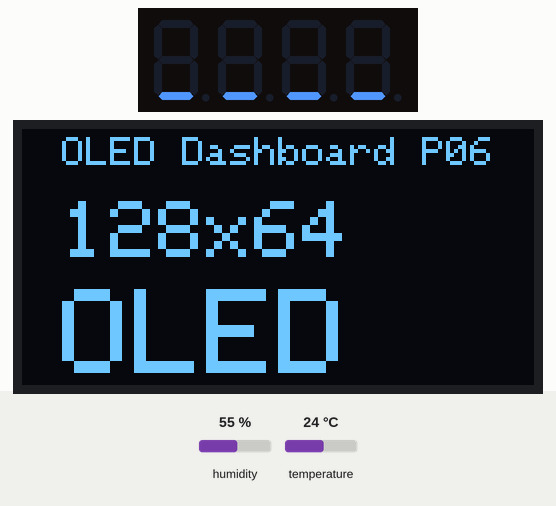
Recording of a sketch running on a simulated Arduino Uno, built with avr-gcc and run on an emulated ATmega328P. On the bench: 4-digit seven-segment display, 128×64 one-colour display. The inputs (shaded band) are chosen by the test bench; at power-on: humidity 55 %, temperature 24 °C. The local clock reads 2024-03-15 10:24:30 at power-on unless the sketch sets it; what the sketch prints to the serial monitor is not drawn.

Above: at 1.2 s.
1.3 s: humidity set to 22 %
At 10.1 s:
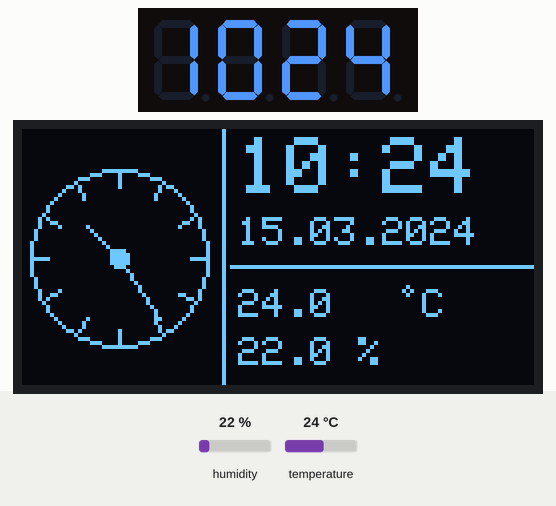
10.6 s: temperature set to 12 °C
At 12.7 s:
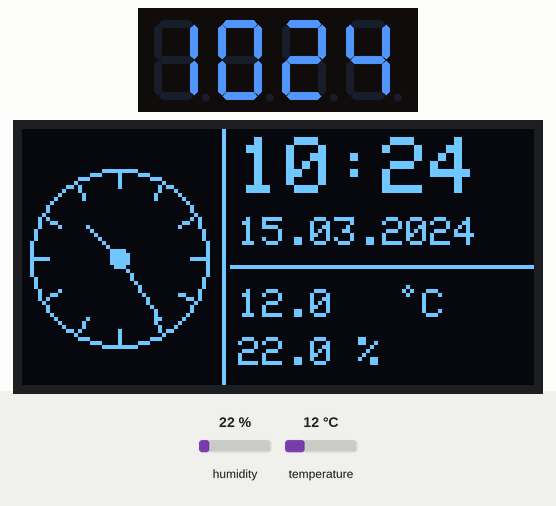
15.5 s: humidity set to 40 %
At 16.5 s:
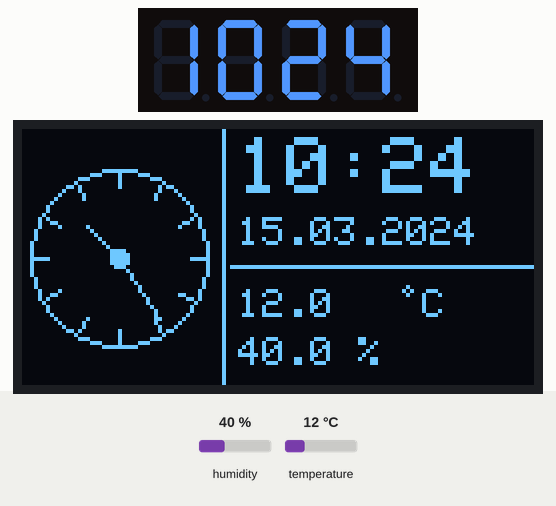
20.4 s: temperature set to 19 °C
Timing chart, 0 to 23.4 s (numbered marks = the images above; inputs shaded):
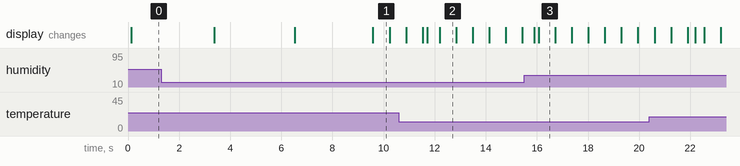

Measured:
- after the input at 10.6 s, the display: first differs from a run without the input after 1.1 s (image 2 shows a later state)
- after the input at 15.5 s, the display: first changes after 0.39 s (image 3 shows a later state)

The sketch:

code.ino
```cpp
// P06: OLED Dashboard mit analoger Uhr
// Multi-Sensor-Dashboard: SSD1306 (128x64), TM1637, DS1307, DHT22

#include <Wire.h>
#include <Adafruit_GFX.h>
#include <Adafruit_SSD1306.h>
#include <TM1637Display.h>
#include <RTClib.h>
#include <DHT.h>

// ===== DISPLAY =====
#define SCREEN_WIDTH 128
#define SCREEN_HEIGHT 64
#define OLED_RESET -1
#define OLED_ADDR 0x3C

Adafruit_SSD1306 oled(SCREEN_WIDTH, SCREEN_HEIGHT, &Wire, OLED_RESET);

// ===== PIN-DEFINITIONEN =====
const int PIN_TM1637_CLK = 2;
const int PIN_TM1637_DIO = 3;
const int PIN_DHT = 4;

// ===== OBJEKTE =====
TM1637Display tm1637(PIN_TM1637_CLK, PIN_TM1637_DIO);
RTC_DS1307 rtc;
DHT dht(PIN_DHT, DHT22);

// ===== STATE MACHINE =====
enum State {
    STATE_DEMO_TEXT,
    STATE_DEMO_SYMBOLS,
    STATE_DEMO_SHAPES,
    STATE_MAIN
};

State currentState = STATE_DEMO_TEXT;
unsigned long stateStart = 0;
const unsigned long DEMO_DURATION = 3000;

// ===== SENSOR-CACHE =====
float cachedTemp = 0.0;
float cachedHumid = 0.0;
bool sensorValid = false;
unsigned long lastSensorRead = 0;
const unsigned long SENSOR_INTERVAL = 2000;

// ===== TM1637 =====
bool colonOn = true;
unsigned long lastColonToggle = 0;

// ===== BITMAPS (PROGMEM) =====
// Thermometer 8x16
static const uint8_t PROGMEM bmpThermo[] = {
    0x1C, 0x22, 0x2A, 0x2A, 0x2A, 0x2A, 0x2A, 0x2A,
    0x2A, 0x2A, 0x2A, 0x49, 0x5D, 0x5D, 0x49, 0x3E
};

// Tropfen 8x16
static const uint8_t PROGMEM bmpDrop[] = {
    0x08, 0x08, 0x14, 0x14, 0x14, 0x22, 0x22, 0x41,
    0x41, 0x41, 0x41, 0x41, 0x22, 0x22, 0x14, 0x08
};

// Uhr 16x16
static const uint8_t PROGMEM bmpClock[] = {
    0x07, 0xE0, 0x18, 0x18, 0x20, 0x04, 0x40, 0x02,
    0x41, 0x02, 0x81, 0x01, 0x81, 0x01, 0x81, 0xF1,
    0x80, 0x01, 0x80, 0x01, 0x40, 0x02, 0x40, 0x02,
    0x20, 0x04, 0x18, 0x18, 0x07, 0xE0, 0x00, 0x00
};

// ===== DEMO-FUNKTIONEN =====

void demoText() {
    oled.clearDisplay();
    oled.setTextColor(SSD1306_WHITE);

    oled.setTextSize(1);
    oled.setCursor(10, 2);
    oled.print(F("OLED Dashboard P06"));

    oled.setTextSize(2);
    oled.setCursor(10, 18);
    oled.print(F("128x64"));

    oled.setTextSize(3);
    oled.setCursor(10, 40);
    oled.print(F("OLED"));

    oled.display();
}

void demoSymbols() {
    oled.clearDisplay();
    oled.setTextColor(SSD1306_WHITE);

    // Thermometer
    oled.drawBitmap(8, 24, bmpThermo, 8, 16, SSD1306_WHITE);
    oled.setTextSize(1);
    oled.setCursor(20, 28);
    oled.print(F("Temperatur"));

    // Tropfen
    oled.drawBitmap(48, 24, bmpDrop, 8, 16, SSD1306_WHITE);
    oled.setCursor(60, 28);
    oled.print(F("Feuchte"));

    // Uhr
    oled.drawBitmap(96, 24, bmpClock, 16, 16, SSD1306_WHITE);
    oled.setCursor(96, 44);
    oled.print(F("Uhr"));

    // Titel
    oled.setTextSize(1);
    oled.setCursor(20, 4);
    oled.print(F("Sensoren & Symbole"));

    oled.display();
}

void demoShapes() {
    oled.clearDisplay();

    // Rahmen
    oled.drawRect(0, 0, 128, 64, SSD1306_WHITE);

    // Gefuelltes Rechteck
    oled.fillRect(5, 5, 25, 15, SSD1306_WHITE);

    // Kreise
    oled.drawCircle(50, 32, 15, SSD1306_WHITE);
    oled.fillCircle(50, 32, 5, SSD1306_WHITE);

    // Dreieck
    oled.drawTriangle(80, 10, 70, 50, 90, 50, SSD1306_WHITE);

    // Linien
    oled.drawLine(100, 10, 120, 55, SSD1306_WHITE);
    oled.drawLine(105, 10, 125, 55, SSD1306_WHITE);

    oled.display();
}

// ===== ANALOGE UHR =====

void drawAnalogClock(int cx, int cy, int r, int h, int m) {
    // Ziffernblatt
    oled.drawCircle(cx, cy, r, SSD1306_WHITE);

    // 12 Stundenmarkierungen
    for (int i = 0; i < 12; i++) {
        float angle = i * 30.0 * DEG_TO_RAD;
        int x1 = cx + (int)((r - 1) * sin(angle));
        int y1 = cy - (int)((r - 1) * cos(angle));
        int x2 = cx + (int)((r - 4) * sin(angle));
        int y2 = cy - (int)((r - 4) * cos(angle));
        oled.drawLine(x1, y1, x2, y2, SSD1306_WHITE);
    }

    // Mittelpunkt
    oled.fillCircle(cx, cy, 2, SSD1306_WHITE);

    // Stundenzeiger (55% Radius)
    float hourAngle = ((h % 12) * 30.0 + m * 0.5) * DEG_TO_RAD;
    int hx = cx + (int)(r * 0.55 * sin(hourAngle));
    int hy = cy - (int)(r * 0.55 * cos(hourAngle));
    oled.drawLine(cx, cy, hx, hy, SSD1306_WHITE);

    // Minutenzeiger (85% Radius)
    float minAngle = m * 6.0 * DEG_TO_RAD;
    int mx = cx + (int)(r * 0.85 * sin(minAngle));
    int my = cy - (int)(r * 0.85 * cos(minAngle));
    oled.drawLine(cx, cy, mx, my, SSD1306_WHITE);
}

// ===== HAUPTBILDSCHIRM 128x64 =====

void drawMainScreen64(DateTime now) {
    oled.clearDisplay();
    oled.setTextColor(SSD1306_WHITE);

    // Analoge Uhr links (cx=24, cy=32, r=22)
    drawAnalogClock(24, 32, 22, now.hour(), now.minute());

    // Trennlinie
    oled.drawFastVLine(50, 0, 64, SSD1306_WHITE);

    // Rechte Seite: Digitale Uhrzeit (TextSize 2)
    oled.setTextSize(2);
    oled.setCursor(54, 2);
    char timeBuf[6];
    snprintf(timeBuf, sizeof(timeBuf), "%02d:%02d", now.hour(), now.minute());
    oled.print(timeBuf);

    // Datum (TextSize 1)
    oled.setTextSize(1);
    oled.setCursor(54, 22);
    char dateBuf[11];
    snprintf(dateBuf, sizeof(dateBuf), "%02d.%02d.%04d", now.day(), now.month(), now.year());
    oled.print(dateBuf);

    // Trennlinie horizontal
    oled.drawFastHLine(52, 34, 76, SSD1306_WHITE);

    // Temperatur
    oled.setCursor(54, 40);
    if (sensorValid) {
        oled.print(cachedTemp, 1);
        oled.drawCircle(96, 40, 1, SSD1306_WHITE);  // Grad-Symbol
        oled.setCursor(100, 40);
        oled.print(F("C"));
    } else {
        oled.print(F("-- "));
        oled.drawCircle(72, 40, 1, SSD1306_WHITE);
        oled.setCursor(76, 40);
        oled.print(F("C"));
    }

    // Luftfeuchtigkeit
    oled.setCursor(54, 52);
    if (sensorValid) {
        oled.print(cachedHumid, 1);
        oled.print(F(" %"));
    } else {
        oled.print(F("-- %"));
    }

    oled.display();
}

// ===== TM1637 =====

void updateTM1637(DateTime now) {
    // Doppelpunkt blinken
    if (millis() - lastColonToggle > 500) {
        colonOn = !colonOn;
        lastColonToggle = millis();
    }

    int displayValue = now.hour() * 100 + now.minute();
    uint8_t colonMask = colonOn ? 0b01000000 : 0b00000000;
    tm1637.showNumberDecEx(displayValue, colonMask, true);
}

// ===== SENSOREN =====

void readSensors() {
    if (millis() - lastSensorRead < SENSOR_INTERVAL) return;
    lastSensorRead = millis();

    float t = dht.readTemperature();
    float h = dht.readHumidity();

    if (!isnan(t) && !isnan(h)) {
        cachedTemp = t;
        cachedHumid = h;
        sensorValid = true;
    }
}

// ===== SETUP =====

void setup() {
    Serial.begin(9600);
    Serial.println(F("P06 OLED Dashboard startet..."));

    // TM1637
    tm1637.setBrightness(0x0f);
    tm1637.clear();
    uint8_t loading[] = { SEG_D, SEG_D, SEG_D, SEG_D };
    tm1637.setSegments(loading);

    // DHT22
    dht.begin();

    // I2C + RTC
    Wire.begin();
    if (!rtc.begin()) {
        Serial.println(F("RTC nicht gefunden!"));
        uint8_t err[] = { SEG_A | SEG_D | SEG_E | SEG_F | SEG_G, SEG_E | SEG_G, SEG_E | SEG_G, 0 };
        tm1637.setSegments(err);
        while (true);
    }

    if (!rtc.isrunning()) {
        Serial.println(F("RTC setze Zeit..."));
        rtc.adjust(DateTime(F(__DATE__), F(__TIME__)));
    }

    // OLED
    if (!oled.begin(SSD1306_SWITCHCAPVCC, OLED_ADDR)) {
        Serial.println(F("OLED nicht gefunden!"));
        while (true);
    }

    oled.clearDisplay();
    oled.display();

    stateStart = millis();
    Serial.println(F("Initialisierung OK"));
}

// ===== HAUPTSCHLEIFE =====

void loop() {
    unsigned long elapsed = millis() - stateStart;

    switch (currentState) {
        case STATE_DEMO_TEXT:
            demoText();
            if (elapsed >= DEMO_DURATION) {
                currentState = STATE_DEMO_SYMBOLS;
                stateStart = millis();
            }
            break;

        case STATE_DEMO_SYMBOLS:
            demoSymbols();
            if (elapsed >= DEMO_DURATION) {
                currentState = STATE_DEMO_SHAPES;
                stateStart = millis();
            }
            break;

        case STATE_DEMO_SHAPES:
            demoShapes();
            if (elapsed >= DEMO_DURATION) {
                currentState = STATE_MAIN;
                Serial.println(F("Hauptbildschirm aktiv"));
            }
            break;

        case STATE_MAIN: {
            DateTime now = rtc.now();
            readSensors();
            drawMainScreen64(now);
            updateTM1637(now);
            break;
        }
    }

    delay(100);
}
```
